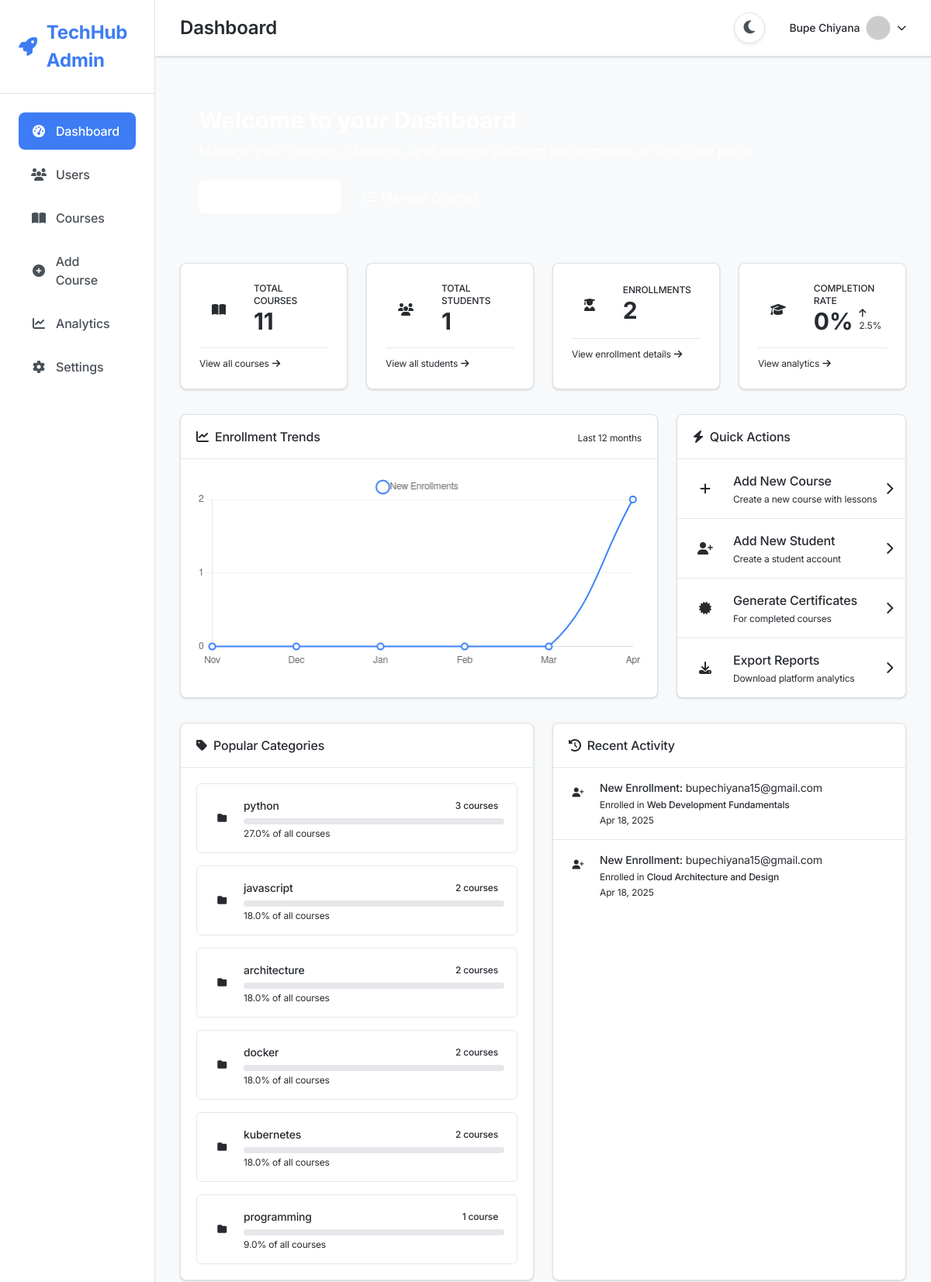
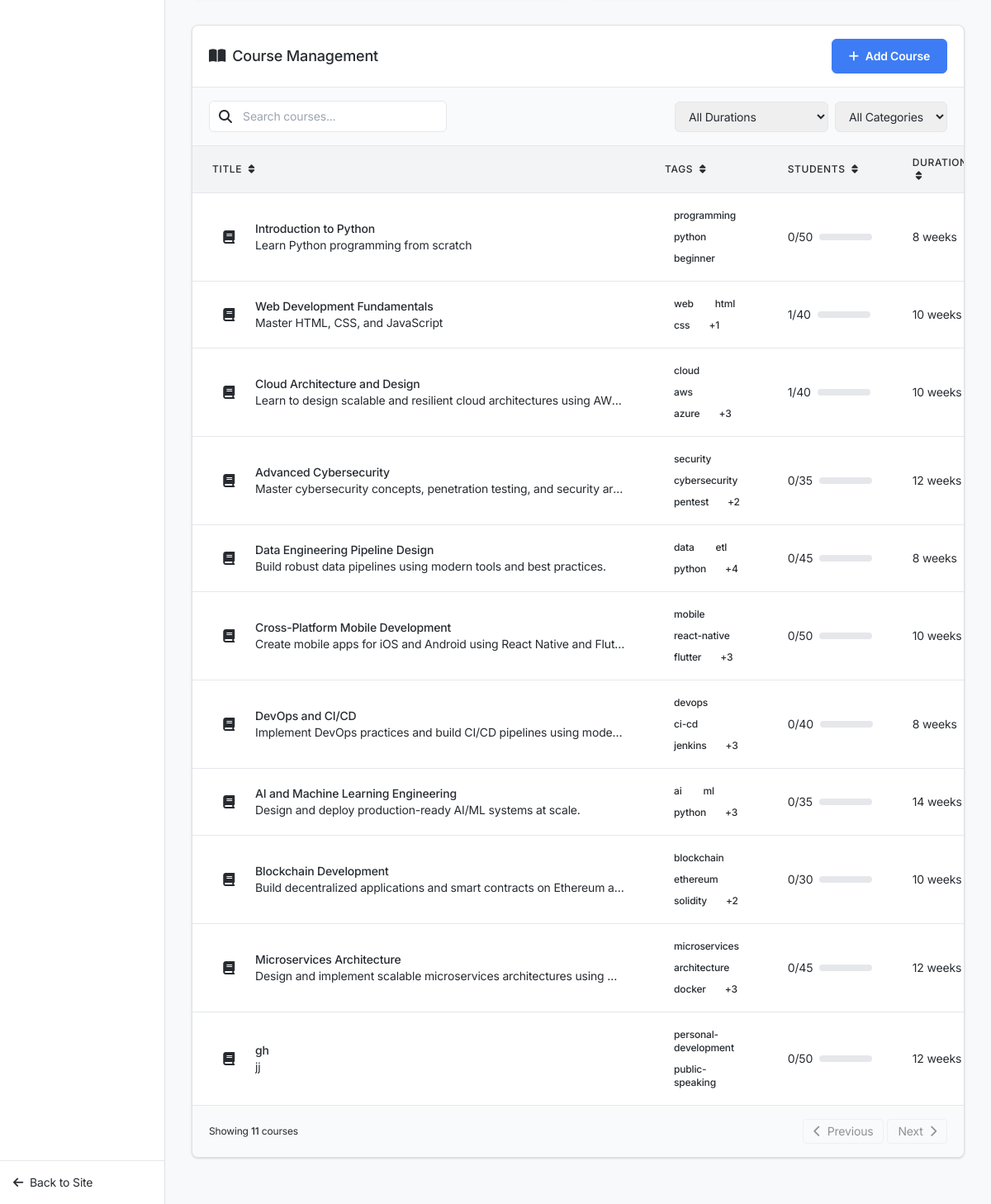
The app's page /admin/dashboard (signed in), older data (2 pictures, top to bottom).
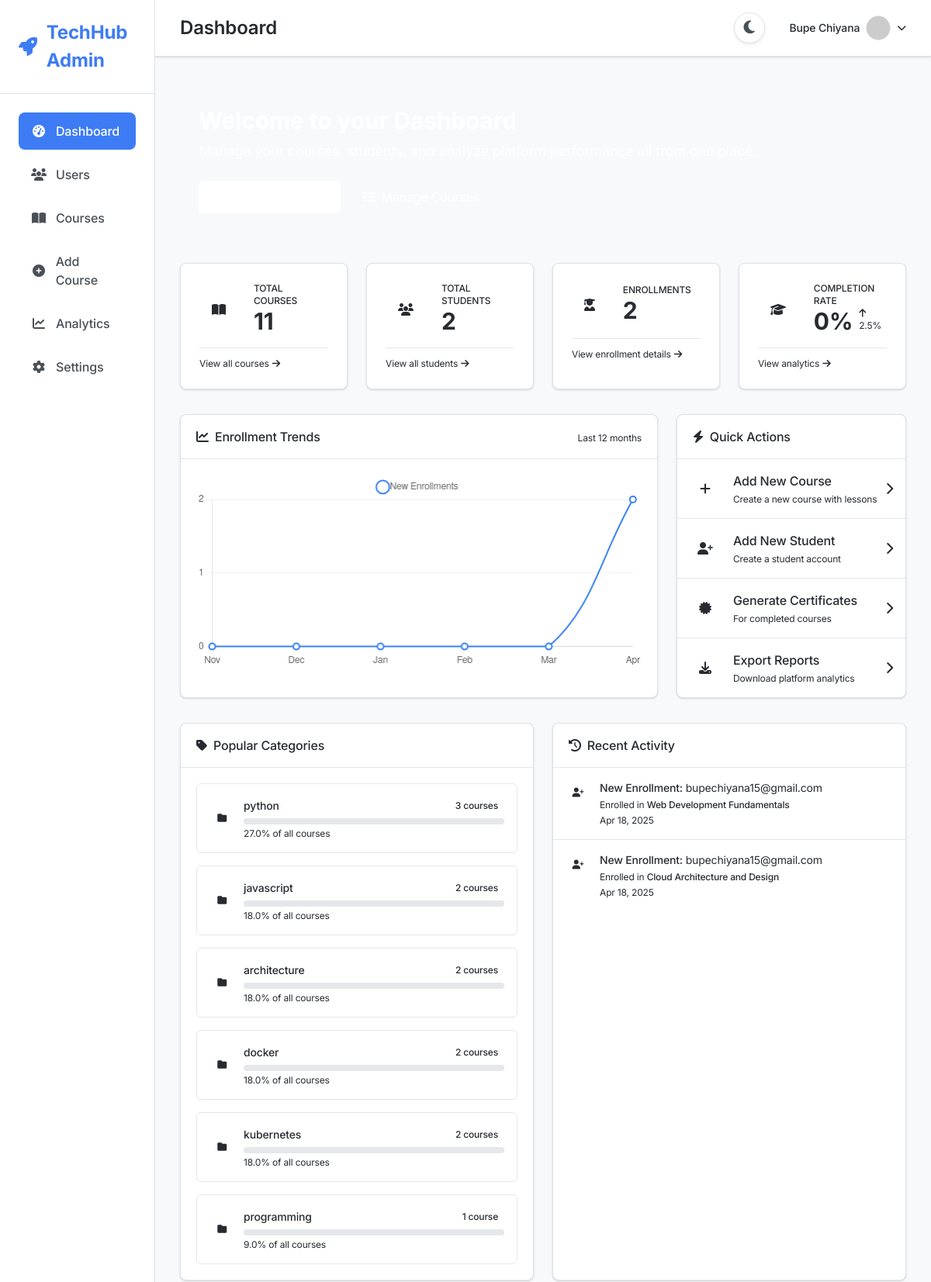
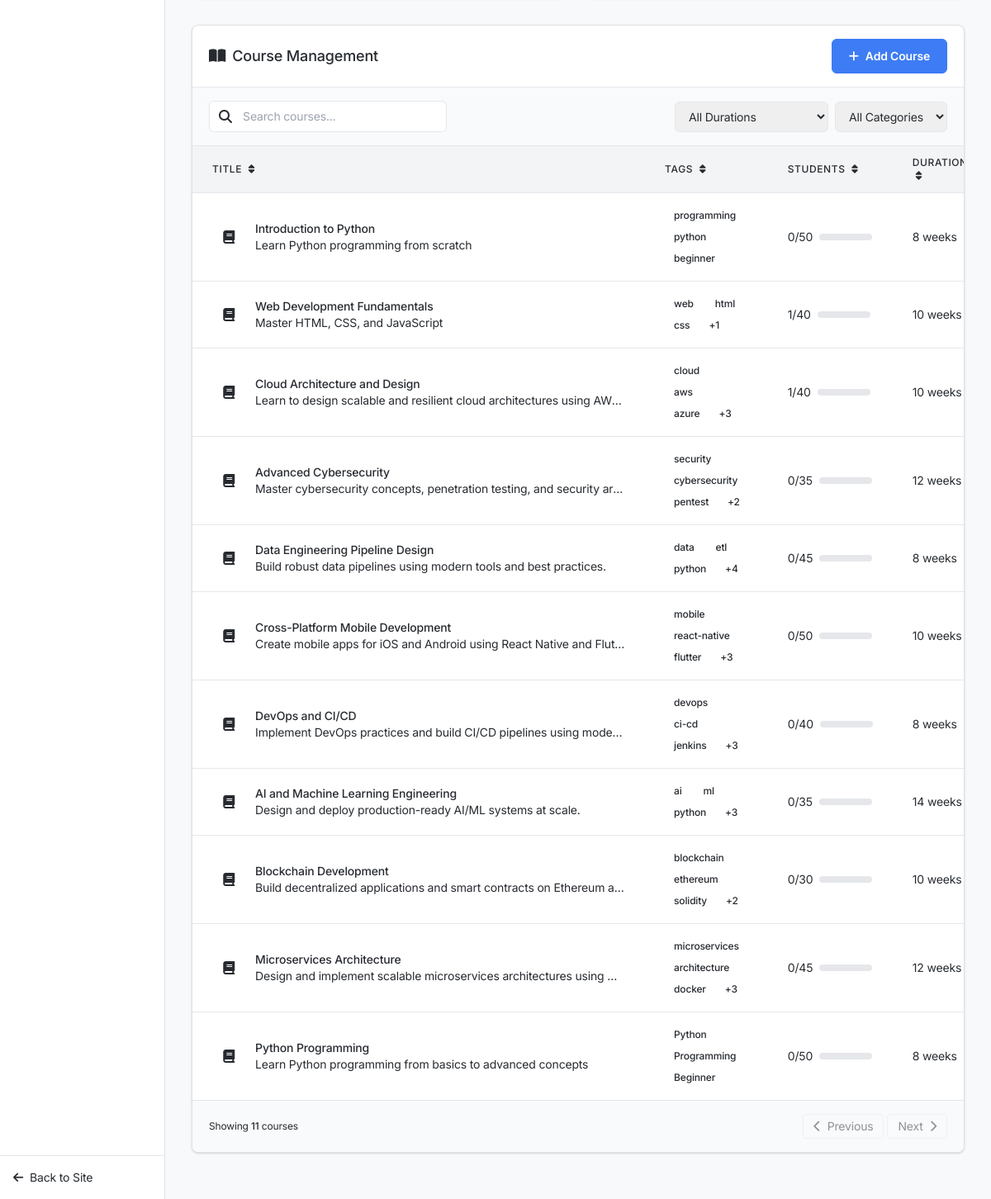
The same page, newer data (2 pictures, top to bottom).
### app.py (models this page shows, shortened)
class Enrollment(db.Model):
    __tablename__ = 'enrollment'
    id = db.Column(db.Integer, primary_key=True)
    user_id = db.Column(db.Integer, db.ForeignKey('user.id'), nullable=False, index=True)
    course_id = db.Column(db.Integer, db.ForeignKey('course.id'), nullable=False, index=True)
    enrolled_at = db.Column(db.DateTime, default=datetime.utcnow, index=True)
    status = db.Column(db.String(20), default='active', index=True)  # active, completed, dropped
    progress = db.Column(db.Float, default=0.0)  # 0 to 100
    course = db.relationship('Course', lazy='joined')
    __table_args__ = (
        db.UniqueConstraint('user_id', 'course_id', name='unique_enrollment'),
        db.Index('idx_enrollment_status', 'status'),
    )

class User(UserMixin, db.Model):
    id = db.Column(db.Integer, primary_key=True)
    username = db.Column(db.String(80), unique=True, nullable=False)
    email = db.Column(db.String(120), unique=True, nullable=False)
    password_hash = db.Column(db.String(128))
    created_at = db.Column(db.DateTime, default=datetime.utcnow)
    is_admin = db.Column(db.Boolean, default=False)
    enrollments = db.relationship('Enrollment', backref='student', lazy=True,
                                foreign_keys='Enrollment.user_id')

class Course(db.Model):
    id = db.Column(db.Integer, primary_key=True)
    title = db.Column(db.String(100), nullable=False)
    description = db.Column(db.Text, nullable=False)
    semantic_tags = db.Column(db.String(200))
    created_at = db.Column(db.DateTime, default=datetime.utcnow)
    user_id = db.Column(db.Integer, db.ForeignKey('user.id'))
    enrollments = db.relationship('Enrollment', lazy=True)
    max_students = db.Column(db.Integer, default=50)
    start_date = db.Column(db.DateTime, default=datetime.utcnow)
    duration_weeks = db.Column(db.Integer, default=12)

### app.py (the view)
@app.route('/admin/dashboard')
@login_required
@admin_required
def admin_dashboard():
    courses = Course.query.options(
        db.joinedload(Course.enrollments)
    ).all()
    user_stats = db.session.query(
        db.func.count(db.distinct(User.id)).label('total_students'),
        db.func.count(Enrollment.id).label('total_enrollments')
    ).outerjoin(Enrollment, User.id == Enrollment.user_id).filter(User.is_admin == False).first()
    total_students = user_stats.total_students
    total_enrollments = user_stats.total_enrollments
    total_courses = len(courses)
    completion_rate = 0
    if total_enrollments > 0:
        completed = Enrollment.query.filter_by(status='completed').count()
        completion_rate = round((completed / total_enrollments) * 100)
    current_month = datetime.utcnow().month
    current_year = datetime.utcnow().year
    monthly_enrollments = []
    for i in range(5, -1, -1):
        month = ((current_month - i - 1) % 12) + 1
        year = current_year if month <= current_month else current_year - 1
        start_date = datetime(year, month, 1)
        if month == 12:
            end_date = datetime(year + 1, 1, 1)
        else:
            end_date = datetime(year, month + 1, 1)
        count = Enrollment.query.filter(
            Enrollment.enrolled_at >= start_date,
            Enrollment.enrolled_at < end_date
        ).count()
        month_name = start_date.strftime('%b')
        monthly_enrollments.append({
            "month": month_name,
            "count": count
        })
    all_tags = []
    for course in courses:
        if course.semantic_tags:
            all_tags.extend([tag.strip() for tag in course.semantic_tags.split(',')])
    category_counts = {}
    for tag in all_tags:
        category_counts[tag] = category_counts.get(tag, 0) + 1
    sorted_categories = sorted(category_counts.items(), key=lambda x: x[1], reverse=True)
    top_categories = dict(sorted_categories[:6])
    recent_enrollments = Enrollment.query.join(
        User, User.id == Enrollment.user_id
    ).join(
        Course, Course.id == Enrollment.course_id
    ).options(
        db.contains_eager(Enrollment.student),
        db.contains_eager(Enrollment.course)
    ).order_by(Enrollment.enrolled_at.desc()).limit(5).all()
    recent_completions = Enrollment.query.filter_by(status='completed').join(
        User, User.id == Enrollment.user_id
    ).join(
        Course, Course.id == Enrollment.course_id
    ).options(
        db.contains_eager(Enrollment.student),
        db.contains_eager(Enrollment.course)
    ).order_by(Enrollment.enrolled_at.desc()).limit(5).all()
    stats = {
        'total_courses': total_courses,
        'total_students': total_students,
        'total_enrollments': total_enrollments,
        'completion_rate': completion_rate,
        'categories': sorted_categories,
        'top_categories': top_categories,
        'monthly_enrollments': monthly_enrollments
    }
    return render_template('admin/dashboard.html',
                           stats=stats,
                           courses=courses,
                           recent_enrollments=recent_enrollments,
                           recent_completions=recent_completions)

### app.py (called while the page is built)
@login_manager.user_loader
def load_user(user_id):
    return User.query.get(int(user_id))

@app.context_processor
def inject_utility_functions():
    def get_lesson_duration(lesson):
        if hasattr(lesson, 'duration_minutes') and lesson.duration_minutes is not None:
            return lesson.duration_minutes
        return 60  # Default duration in minutes
    return {
        'now': datetime.utcnow,
        'get_lesson_duration': get_lesson_duration
    }

def admin_required(f):
    @wraps(f)
    def decorated_function(*args, **kwargs):
        if not current_user.is_authenticated or not current_user.is_admin:
            flash('Access denied. Admin privileges required.', 'error')
            return redirect(url_for('home'))
        return f(*args, **kwargs)
    return decorated_function

### templates/admin/dashboard.html (shortened to what the changed rows need)
{% extends "admin/admin_base.html" %}
{% block admin_content %}
<div class="bg-primary text-white rounded-lg mb-8 overflow-hidden">
    <div class="px-6 py-8 relative">
        <div class="max-w-3xl relative z-10">
            <h1 class="text-3xl font-bold mb-2">Welcome to your Dashboard</h1>
        </div>
    </div>
</div>
<div class="grid grid-cols-1 sm:grid-cols-2 lg:grid-cols-4 gap-6 mb-8">
    <div class="stat-card hover:shadow-lg">
        <div class="flex items-center">
            <div>
                <p class="text-xs text-text-secondary font-medium uppercase">Total Students</p>
                <p class="text-3xl font-bold text-text-primary">{{ stats.total_students }}</p>
            </div>
        </div>
    </div>
</div>
<div class="grid grid-cols-1 lg:grid-cols-3 gap-6 mb-8">
    <div class="lg:col-span-2 stat-card overflow-hidden p-0">
        <div class="px-5 py-4 border-b border-border-color flex justify-between items-center">
            <h2 class="text-md font-medium text-text-primary flex items-center">
                <i class="fas fa-chart-line text-primary mr-2"></i> Enrollment Trends
            </h2>
        </div>
    </div>
    <div class="stat-card p-0 overflow-hidden">
        <div class="px-5 py-4 border-b border-border-color">
            <h2 class="text-md font-medium text-text-primary flex items-center">
                <i class="fas fa-bolt text-warning mr-2"></i> Quick Actions
            </h2>
        </div>
    </div>
</div>
<div class="grid grid-cols-1 md:grid-cols-2 gap-6 mb-8">
    <div class="stat-card p-0 overflow-hidden">
        <div class="px-5 py-4 border-b border-border-color">
            <h2 class="text-md font-medium text-text-primary flex items-center">
                <i class="fas fa-tag text-primary mr-2"></i> Popular Categories
            </h2>
        </div>
        <div class="p-5">
            <div class="space-y-4">
                {% for category, count in stats.top_categories.items() %}
                <div class="border border-border-color rounded-md p-4 hover:bg-gray-50 dark:hover:bg-gray-700 transition-colors cursor-pointer">
                    <div class="flex items-center">
                        <div class="w-8 h-8 rounded-full bg-primary-light flex items-center justify-center mr-3">
                            <i class="fas fa-folder text-primary text-xs"></i>
                        </div>
                        <div class="flex-grow">
                            <div class="flex justify-between items-center mb-1">
                                <span class="text-sm font-medium text-text-primary">{{ category }}</span>
                                <span class="text-xs font-medium bg-primary-light text-primary px-2 py-1 rounded-full">{{ count }} course{% if count != 1 %}s{% endif %}</span>
                            </div>
                            <div class="w-full bg-gray-200 dark:bg-gray-700 rounded-full h-2">
                                {% set percentage = (count / stats.total_courses * 100)|round %}
                                <div class="bg-primary h-2 rounded-full" style="width: {{ percentage }}%"></div>
                            </div>
                            <div class="text-xs text-text-secondary mt-1">{{ percentage }}% of all courses</div>
                        </div>
                    </div>
                </div>
                {% endfor %}
            </div>
        </div>
    </div>
    <div class="stat-card p-0 overflow-hidden">
        <div class="px-5 py-4 border-b border-border-color">
            <h2 class="text-md font-medium text-text-primary flex items-center">
                <i class="fas fa-history text-accent mr-2"></i> Recent Activity
            </h2>
        </div>
        <div class="p-0">
            <ul class="divide-y divide-border-color">
                {% if recent_enrollments or recent_completions %}
                {% for enrollment in recent_enrollments %}
                <li class="flex items-start p-4 hover:bg-gray-50 dark:hover:bg-gray-700 transition-colors">
                    <div class="h-8 w-8 rounded-full bg-primary-light text-primary flex items-center justify-center flex-shrink-0 mr-3">
                        <i class="fas fa-user-plus text-xs"></i>
                    </div>
                    <div>
                        <p class="text-sm text-text-primary"><span class="font-medium">New Enrollment:</span> {{ enrollment.student.username }}</p>
                        <p class="text-xs text-text-secondary mt-1">Enrolled in <span class="font-medium">{{ enrollment.course.title }}</span></p>
                        <p class="text-xs text-text-secondary mt-1">{{ enrollment.enrolled_at.strftime('%b %d, %Y') }}</p>
                    </div>
                </li>
                {% endfor %}
                {% endif %}
            </ul>
        </div>
    </div>
</div>
<div id="courseManagement" class="stat-card p-0 overflow-hidden mb-6">
    <div class="px-5 py-4 border-b border-border-color flex justify-between items-center">
        <h2 class="text-lg font-medium text-text-primary flex items-center">
            <i class="fas fa-book-open text-primary mr-2"></i> Course Management
        </h2>
    </div>
                <div class="overflow-x-auto">
        <table class="min-w-full divide-y divide-border-color">
            <thead class="bg-gray-100 dark:bg-gray-800">
                <tr>
                    <th scope="col" class="px-6 py-3 text-left text-xs font-medium text-text-secondary uppercase tracking-wider cursor-pointer hover:text-primary" data-sort="title">
                        Title <i class="fas fa-sort ml-1"></i>
                    </th>
                    <th scope="col" class="px-6 py-3 text-left text-xs font-medium text-text-secondary uppercase tracking-wider cursor-pointer hover:text-primary" data-sort="tags">
                        Tags <i class="fas fa-sort ml-1"></i>
                    </th>
                    <th scope="col" class="px-6 py-3 text-left text-xs font-medium text-text-secondary uppercase tracking-wider cursor-pointer hover:text-primary" data-sort="students">
                        Students <i class="fas fa-sort ml-1"></i>
                    </th>
                    <th scope="col" class="px-6 py-3 text-left text-xs font-medium text-text-secondary uppercase tracking-wider cursor-pointer hover:text-primary" data-sort="duration">
                        Duration <i class="fas fa-sort ml-1"></i>
                    </th>
                            </tr>
                        </thead>
            <tbody class="bg-card-bg divide-y divide-border-color" id="courseTableBody">
                            {% for course in courses %}
                <tr class="hover:bg-gray-100 dark:hover:bg-gray-700 transition-colors duration-150"
                    data-course-id="{{ course.id }}"
                    data-course-title="{{ course.title }}"
                    data-course-tags="{{ course.semantic_tags }}"
                    data-course-duration="{{ course.duration_weeks }}"
                    data-course-max-students="{{ course.max_students }}"
                    data-course-enrollment="{{ course.enrollments|length }}">
                                <td class="px-6 py-4 whitespace-nowrap">
                        <div class="flex items-center">
                            <div class="flex-shrink-0 h-10 w-10 bg-primary-light text-primary rounded-full flex items-center justify-center mr-3">
                                <i class="fas fa-book"></i>
                            </div>
                            <div>
                                <div class="text-sm font-medium text-text-primary">{{ course.title }}</div>
                                <div class="text-sm text-text-secondary truncate max-w-md">{{ course.description[:100] }}{% if course.description|length > 100 %}...{% endif %}</div>
                            </div>
                        </div>
                                </td>
                                <td class="px-6 py-4">
                        <div class="flex flex-wrap gap-1">
                            {% if course.semantic_tags %}
                                {% for tag in course.semantic_tags.split(',')[:3] %}
                                <span class="inline-flex items-center px-2.5 py-0.5 rounded text-xs font-medium bg-primary-light text-primary dark:bg-gray-700 dark:text-gray-200 border border-transparent">
                                            {{ tag.strip() }}
                                        </span>
                                        {% endfor %}
                                {% if course.semantic_tags.split(',')|length > 3 %}
                                <span class="inline-flex items-center px-2 py-0.5 rounded text-xs font-medium text-text-secondary">
                                    +{{ course.semantic_tags.split(',')|length - 3 }}
                                </span>
                                {% endif %}
                            {% endif %}
                                    </div>
                                </td>
                    <td class="px-6 py-4 whitespace-nowrap">
                        <div class="flex items-center">
                            <div class="text-sm text-text-secondary mr-2">{{ course.enrollments|length }}/{{ course.max_students }}</div>
                            <div class="w-16 bg-gray-200 rounded-full h-2">
                                {% set enrollment_count = course.enrollments|length %}
                                {% set percent = (enrollment_count / course.max_students) * 100 if course.max_students > 0 else 0 %}
                            </div>
                        </div>
                                </td>
                    <td class="px-6 py-4 whitespace-nowrap text-sm text-text-secondary">
                                    {{ course.duration_weeks }} weeks
                                </td>
                </tr>
                {% else %}
                 <tr>
                    <td colspan="5" class="text-center py-8 text-text-secondary">
                        No courses found.
                                </td>
                            </tr>
                            {% endfor %}
                        </tbody>
                    </table>
                </div>
</div>
{% endblock %}

Row changes from the older to the newer data that the page shows:
removed Course: title "gh", description "jj", strip "personal-development" "public-speaking", enrollments|length "0", max_students "50", duration_weeks "12"
added Course: title "Python Programming", description "Learn Python programming from basics to advanced concepts", strip "Python" "Programming" "Beginner", enrollments|length "0", max_students "50", duration_weeks "8"
Text that changed along with them:
{{ stats.total_students }}: "1" → "2"
